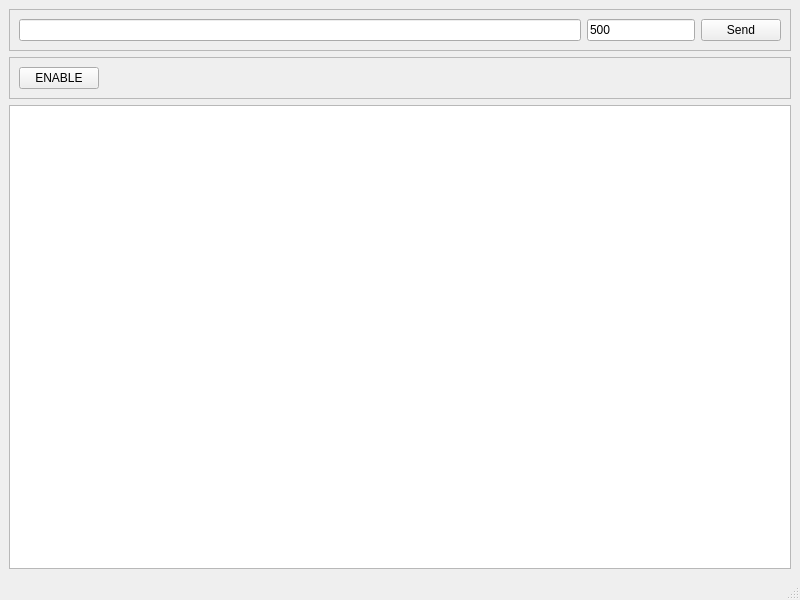
<?xml version="1.0" encoding="UTF-8"?>
<ui version="4.0">
 <class>MainWindow</class>
 <widget class="QMainWindow" name="MainWindow">
  <property name="geometry">
   <rect>
    <x>0</x>
    <y>0</y>
    <width>800</width>
    <height>600</height>
   </rect>
  </property>
  <property name="windowTitle">
   <string>MainWindow</string>
  </property>
  <widget class="QWidget" name="centralwidget">
   <layout class="QVBoxLayout" name="verticalLayout">
    <item>
     <widget class="QFrame" name="frame_2">
      <property name="frameShape">
       <enum>QFrame::StyledPanel</enum>
      </property>
      <property name="frameShadow">
       <enum>QFrame::Raised</enum>
      </property>
      <layout class="QHBoxLayout" name="horizontalLayout_2">
       <item>
        <widget class="QLineEdit" name="leCommand"/>
       </item>
       <item>
        <widget class="QLineEdit" name="leQuantity">
         <property name="sizePolicy">
          <sizepolicy hsizetype="Fixed" vsizetype="Fixed">
           <horstretch>0</horstretch>
           <verstretch>0</verstretch>
          </sizepolicy>
         </property>
         <property name="text">
          <string>500</string>
         </property>
        </widget>
       </item>
       <item>
        <widget class="QPushButton" name="pbMultiSend">
         <property name="text">
          <string>Send</string>
         </property>
        </widget>
       </item>
      </layout>
     </widget>
    </item>
    <item>
     <widget class="QFrame" name="frame">
      <property name="frameShape">
       <enum>QFrame::StyledPanel</enum>
      </property>
      <property name="frameShadow">
       <enum>QFrame::Raised</enum>
      </property>
      <layout class="QHBoxLayout" name="horizontalLayout">
       <item>
        <widget class="QPushButton" name="pbEnable">
         <property name="text">
          <string>ENABLE</string>
         </property>
        </widget>
       </item>
       <item>
        <spacer name="horizontalSpacer">
         <property name="orientation">
          <enum>Qt::Horizontal</enum>
         </property>
         <property name="sizeHint" stdset="0">
          <size>
           <width>40</width>
           <height>20</height>
          </size>
         </property>
        </spacer>
       </item>
      </layout>
     </widget>
    </item>
    <item>
     <widget class="QTextEdit" name="textEdit"/>
    </item>
   </layout>
  </widget>
  <widget class="QMenuBar" name="menubar">
   <property name="geometry">
    <rect>
     <x>0</x>
     <y>0</y>
     <width>800</width>
     <height>22</height>
    </rect>
   </property>
  </widget>
  <widget class="QStatusBar" name="statusbar"/>
 </widget>
 <resources/>
 <connections/>
</ui>
